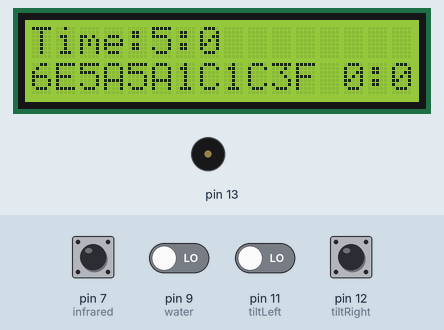
Simulated run of this sketch. Board: Arduino Uno, built with avr-gcc and run on an emulated ATmega328P. Parts: 16×2 character LCD, buzzer (waves = sounding). Inputs (shaded band) come from the test bench; at power-on: pin 7 (infrared) HIGH, pin 9 (water), pin 11 (tiltLeft), pin 12 (tiltRight) LOW. Random numbers use the default seed unless the sketch sets one; what the sketch prints to the serial monitor is not drawn.

Above: at 1.2 s.
1.3 s: pin 11 (tiltLeft) driven HIGH
4.3 s: pin 12 (tiltRight) pulled HIGH for 0.15 s
At 4.89 s:
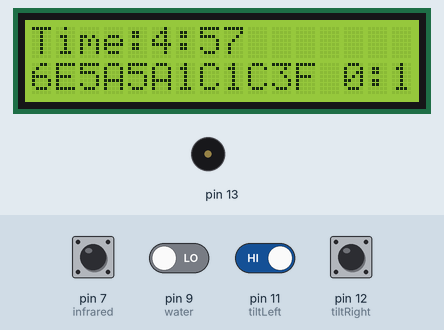
5.0 s: pin 11 (tiltLeft) driven LOW and pin 12 (tiltRight) driven HIGH
8.0 s: pin 9 (water) driven HIGH
At 9.6 s:
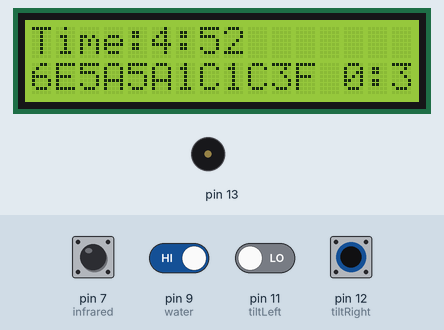
Timing chart, 0 to 10.6 s (numbered marks = the images above; inputs shaded):
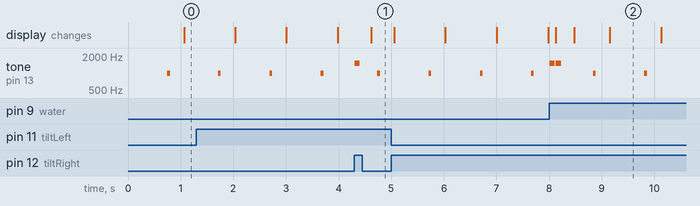

Measured:
- by itself, tone on pin 13: alternates 1000 Hz for 0.05 s and silent for 0.92 s
- what the display in image 2 shows lasts 0.9 s, from 9.2 s to 10.1 s

The sketch:

app.ino
```cpp
#include <LiquidCrystal.h>

LiquidCrystal lcd(8, 6, A5, A4, A3, A2);

void setup() {
  pinMode(A5, OUTPUT);
  pinMode(A4, OUTPUT);
  pinMode(A3, OUTPUT);
  pinMode(A2, OUTPUT);

  lcd.begin(16, 2);

  lcd.print("Keep Cho and");
  lcd.setCursor(0, 1);
  lcd.print("Nobody Explodes");

  Serial.begin(9600);

  //delay(5000);
}

void loop()
{
    clearScreen();
    lcd.setCursor(0, 0);
    lcd.print("Starting Game   ");
    lcd.setCursor(0, 1);
    lcd.print("Timer: 5:00     ");

    String avaliableModules[4] = {"3F", "5A", "1C", "6E"};

    int infrared = 7;
    int tiltLeft = 11;
    int tiltRight = 12;
    int water = 9;

    int time = 300;
    int lives = 3;

    int death = 0;
    int deathTime;

    int win = 0;
    int winTime;

    int amountOfPatterns = 10;
    int amountOfModulesInPatterns = 6;

    int currentPattern = 0;
    int currentModule = 0;

    int timeSinceDefuse = 0;

    String modulePatterns[amountOfPatterns][amountOfModulesInPatterns];

    Serial.println("Creating module matrix:");

    for (int i = 0; i < amountOfPatterns; i++) {
        for (int t = 0; t < amountOfModulesInPatterns; t++) {
            int randInt = (random(0, 4));
            modulePatterns[i][t] = avaliableModules[randInt];
            Serial.println(String(randInt));
            Serial.println(String(i) + ":" + String(t) + " " + modulePatterns[i][t]);
        }
    }

    Serial.println("Displaying module matrix");
    while (death != 1 || win != 1) {
        for (int i = time; i >= 0; --i) {
            tone(13, 1000);
            delay(50);
            noTone(13);
            for (int t = 0; t < 50; t++) {
                if (lives <= 0 || i == 0) {
                    if (death != 1) {
                        deathTime = i;
                    }
                    death = 1;
                    loseGame(deathTime);
                    break;
                    break;
                }
                clearScreen();
                lcd.print("Time:" + String(((i - (i%60))/60)%60) + ":" + String(i % 60));
                lcd.setCursor(0 ,1);
                for (int y = 0; y < amountOfModulesInPatterns; y++) {
                    lcd.print(modulePatterns[currentPattern][y]);
                }
                lcd.print(" " + String(currentPattern) + ":" + String(currentModule));
                delay(10);

                if (modulePatterns[currentPattern][currentModule] == "3F") {
                    Serial.println(digitalRead(infrared));
                    if (digitalRead(tiltLeft) == 0 || digitalRead(tiltRight) == 0 || digitalRead(water) == 0) {
                        if (timeSinceDefuse > 99999) {
                            lives--;
                        } else {
                            timeSinceDefuse++;
                        }
                    } else if (digitalRead(infrared) == 0) {
                        timeSinceDefuse = 0;
                        currentModule++;
                        tone(13, 1500);
                        delay(100);
                        noTone(13);
                    }
                }

                if (modulePatterns[currentPattern][currentModule] == "5A") {
                    if (digitalRead(infrared) == 0 || digitalRead(tiltRight) == 0 || digitalRead(water) == 0) {
                        if (timeSinceDefuse > 99999) {
                            lives--;
                        } else {
                            timeSinceDefuse++;
                        }
                    } else if (digitalRead(tiltLeft) == 0) {
                        timeSinceDefuse = 0;
                        currentModule++;
                        tone(13, 1500);
                        delay(100);
                        noTone(13);
                    }
                }

                if (modulePatterns[currentPattern][currentModule] == "1C") {
                    if (digitalRead(infrared) == 0 || digitalRead(tiltLeft) == 0 || digitalRead(water) == 0) {
                        if (timeSinceDefuse > 99999) {
                            lives--;
                        } else {
                            timeSinceDefuse++;
                        }
                    } else if (digitalRead(tiltRight) == 0) {
                        timeSinceDefuse = 0;
                        currentModule++;
                        tone(13, 1500);
                        delay(100);
                        noTone(13);
                    }
                }

                if (modulePatterns[currentPattern][currentModule] == "6E") {
                    if (digitalRead(infrared) == 0 || digitalRead(tiltLeft) == 0 || digitalRead(tiltRight) == 0) {
                        if (timeSinceDefuse > 99999) {
                            lives--;
                        } else {
                            timeSinceDefuse++;
                        }
                    } else if (digitalRead(water) == 0) {
                        timeSinceDefuse = 0;
                        currentModule++;
                        tone(13, 1500);
                        delay(100);
                        noTone(13);
                    }
                }

                if (currentModule >= (amountOfModulesInPatterns)) {
                    currentModule = 0;
                    currentPattern++;
                }

                if(currentPattern >= (amountOfPatterns)) {
                    if (win != 1) {
                        winTime = i;
                    }
                    win = 1;
                    winGame(winTime);
                    break;
                    break;
                }
            }
        }
    }
}

void clearScreen() {
    lcd.setCursor(0, 0);
    lcd.print("                ");
    lcd.setCursor(0, 1);
    lcd.print("                ");
    lcd.setCursor(0, 0);
}

void loseGame(int time) {
    clearScreen();
    lcd.print("THE CHO BLEW UP!");
    lcd.setCursor(0, 1);
    if (time == 0) {
        lcd.print("You ran out!");
    } else {
        lcd.print(String(((time - (time%60))/60)%60) + ":" + String(time%60) + " left!");
    }
                            tone(13, 500);
                        delay(500);
                        noTone(13);
    for (;;) {
        Serial.println("LOSE");
    }
}

void winGame(int time) {
    clearScreen();
    lcd.print("YOU DEFUSED CHO!");
    lcd.setCursor(0, 1);
    lcd.print(String(((time - (time%60))/60)%60) + ":" + String(time%60) + " left!");
                            tone(13, 3000);
                        delay(500);
                        noTone(13);
    for (;;) {
       Serial.println("WIN");
    }
}
```
